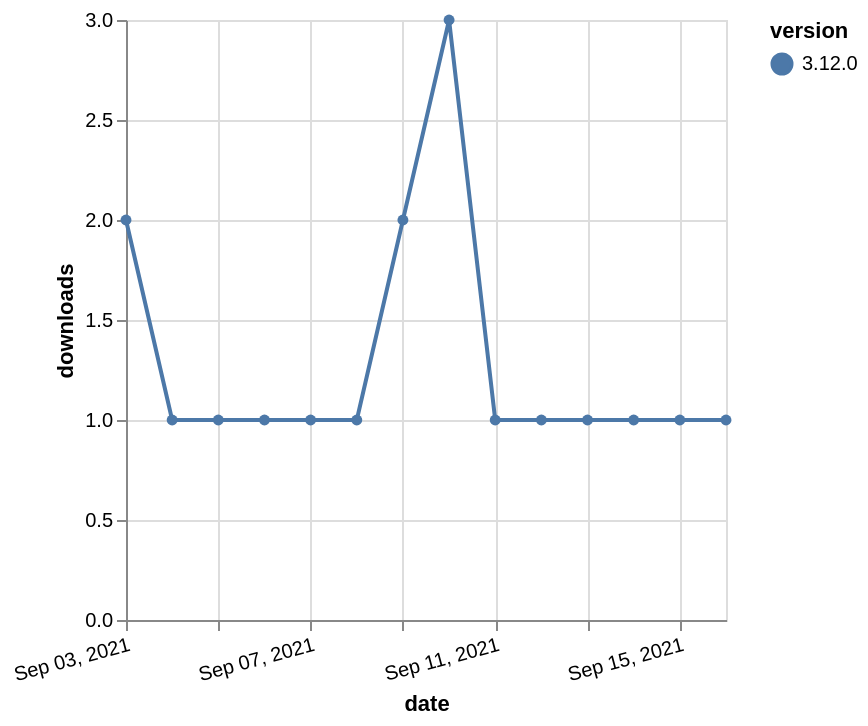

Specify this chart in Vega-Lite:
### Vega-Lite specification from a JSON file in a GitHub repository (floating-point values rounded to 4 significant figures)
{"$schema": "https://vega.github.io/schema/vega-lite/v5.json", "description": "A simple bar chart with embedded data.", "data": {"values": [{"date": "2021-09-03", "total": 515, "delta": 2, "version": "3.12.0"}, {"date": "2021-09-04", "total": 516, "delta": 1, "version": "3.12.0"}, {"date": "2021-09-05", "total": 517, "delta": 1, "version": "3.12.0"}, {"date": "2021-09-06", "total": 518, "delta": 1, "version": "3.12.0"}, {"date": "2021-09-07", "total": 519, "delta": 1, "version": "3.12.0"}, {"date": "2021-09-08", "total": 520, "delta": 1, "version": "3.12.0"}, {"date": "2021-09-09", "total": 522, "delta": 2, "version": "3.12.0"}, {"date": "2021-09-10", "total": 525, "delta": 3, "version": "3.12.0"}, {"date": "2021-09-11", "total": 526, "delta": 1, "version": "3.12.0"}, {"date": "2021-09-12", "total": 527, "delta": 1, "version": "3.12.0"}, {"date": "2021-09-13", "total": 528, "delta": 1, "version": "3.12.0"}, {"date": "2021-09-14", "total": 529, "delta": 1, "version": "3.12.0"}, {"date": "2021-09-15", "total": 530, "delta": 1, "version": "3.12.0"}, {"date": "2021-09-16", "total": 531, "delta": 1, "version": "3.12.0"}]}, "width": "container", "mark": {"type": "line", "point": {"filled": true}}, "encoding": {"x": {"field": "date", "type": "temporal", "timeUnit": "yearmonthdate", "title": "date", "axis": {"labelAngle": -15}}, "y": {"field": "delta", "type": "quantitative", "title": "downloads"}, "color": {"field": "version", "type": "nominal"}, "tooltip": {"field": "delta"}}}
